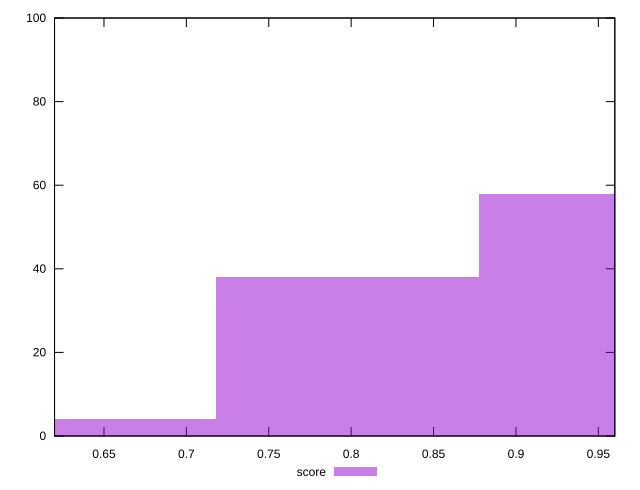

This chart was generated by the following gnuplot code:
reset

$score <<EOF
0.7978819416443984 38
0.6383055533155187 4
0.9574583299732782 58
EOF

set key outside below
set boxwidth 0.1595763883288797
set xrange [0.62:0.96]
set yrange [0:100]
set trange [0:100]
set style fill transparent solid 0.5 noborder
set terminal svg size 640, 490 enhanced background rgb 'white'
set output "report_00017_2021-02-10T15-08-03.406Z/mainthread-work-breakdown/samples/pages+cached/score/histogram.svg"

plot $score title "score" with boxes

reset
